Frame 1 (no input): blank canvas, image omitted
Frame 60 (the mouse pressed at the canvas centre just before this capture): blank canvas, image omitted
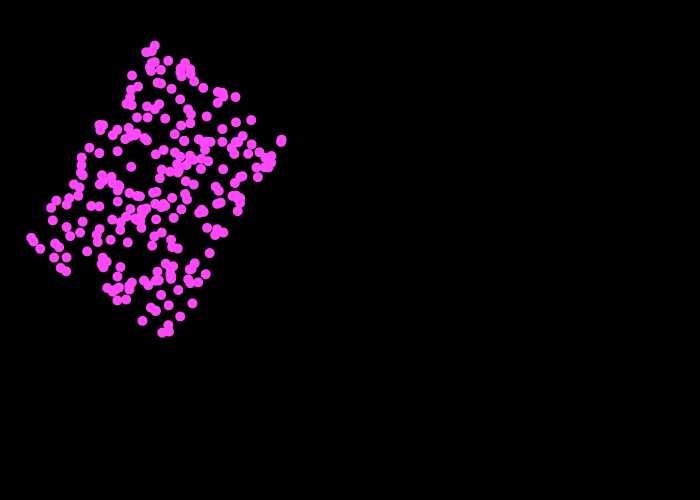
Frame 120 (the mouse held since frame 60 and released just before this capture)

The Processing sketch whose frames 1 and 60 were blank and that drew this single picture after the mouse press (run headless with seeded random() and noise(); from frame 60 on, the mouse is pressed at the canvas centre):

// Processing sketch: processing_59522
// ── processing_59522.pde

//Problem Set 3.3
//by: Nathan Smofsky

Explode[] explodes = new Explode[500];

boolean paused = false;

float mouse; //position 

void setup() {
  size(700, 500); 
  smooth();
  noStroke();
  rectMode(CENTER);

  for (int i=0; i < explodes.length; i++) {

    float x = random(width);   // mouseX = explosion distance
    float y = random(height);  // mouseY = # dots


    explodes[i] = new Explode(x, y);
  }
}

//---------------------------------------------------------------
void draw() {
  background(0);
  rotate(-45);// the angle 

  translate(-200, -100);
  int numRect = int(map(mouseY, 0, height, 0, explodes.length));
  for (int i=0; i < numRect; i++) {// loop 

    explodes[i].display();
  }
}


// class goes here 
class Explode {
  float x;
  float y;
  color c;


  Explode( float boomX, float boomY ) {
    this.x = boomX;
    this.y = boomY;
  } 

  //----------------------------------------------------
  void display() {

    mouse = mouseX * 0.001;// explosion distance

    rectMode(CENTER);
    pushMatrix();

    translate(this.x * mouse, (this.y * mouse)+height/2);// position

    c = int( map(c, 0, height, 50, 200) );// colours 
    fill(mouseX, c, mouseY);
    ellipse(0, 0, 10, 10);
    popMatrix(); // pop back
  }
}
